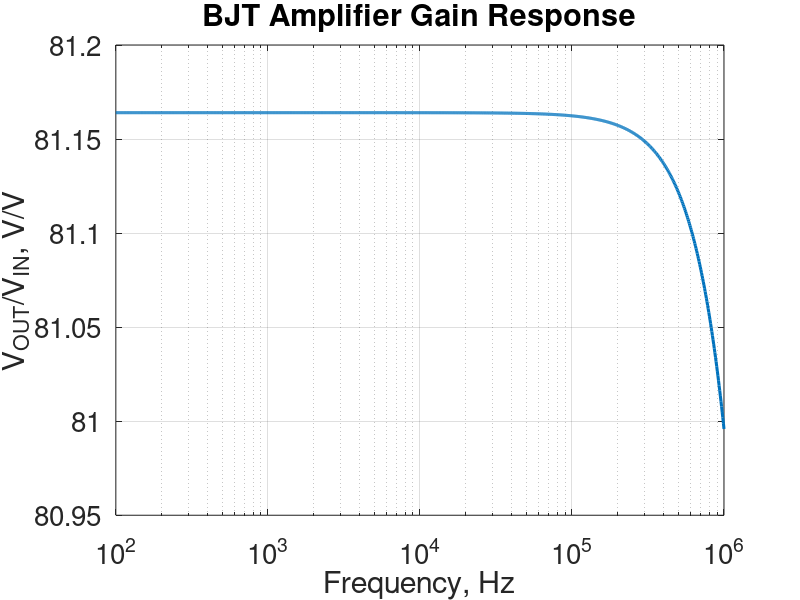

Reproduce this figure in MATLAB.
%% ECE 342 - Cameron Sullivan - HW12

%% #2 Part A: NMOS amplifier gain vs input voltage
close all;

input = csvread('nmos-exper-vtc-INPUT-test.csv');
output = csvread('nmos-exper-vtc-OUTPUT-test.csv');

inputVoltage = input(:,2);
outputVoltage = output(:,2);

gain = outputVoltage ./ inputVoltage;
plot(inputVoltage, gain, 'linewidth', 2.2);
set(gca, 'fontsize', 20);
title('NMOS Amplifier Gain vs Input Voltage');
ylabel('A_{v}, V/V');
xlabel('V_{GS}, V');
xlim([0.01243, 4.5]);
% figure(2);
% plot(inputVoltage, outputVoltage, 'linewidth', 2);
grid on;

%% #4 Part A: BJT amplifier VTC graph
close all;

data = csvread('BJT_amp_VTC.CSV');
vin = data(:,1);
vout = data(:,3);

figure(1);
plot(vin, vout, 'linewidth', 2.2);
grid on;
set(gca, 'fontsize', 20);
title('BJT Amplifier VTC');
ylabel('V_{OUT}, V');
xlabel('V_{IN}, V');

%% #4 Part B: BJT amplifier AC simulation
close all;

data = csvread('BJT_amp_fResponse.CSV');
frequency = data(:,1);
gain = data(:,4);

figure(1);
semilogx(frequency, abs(gain), 'linewidth', 2.2);
grid on;
set(gca, 'fontsize', 20);
title('BJT Amplifier Gain Response');
ylabel('V_{OUT}/V_{IN}, V/V');
xlabel('Frequency, Hz');
